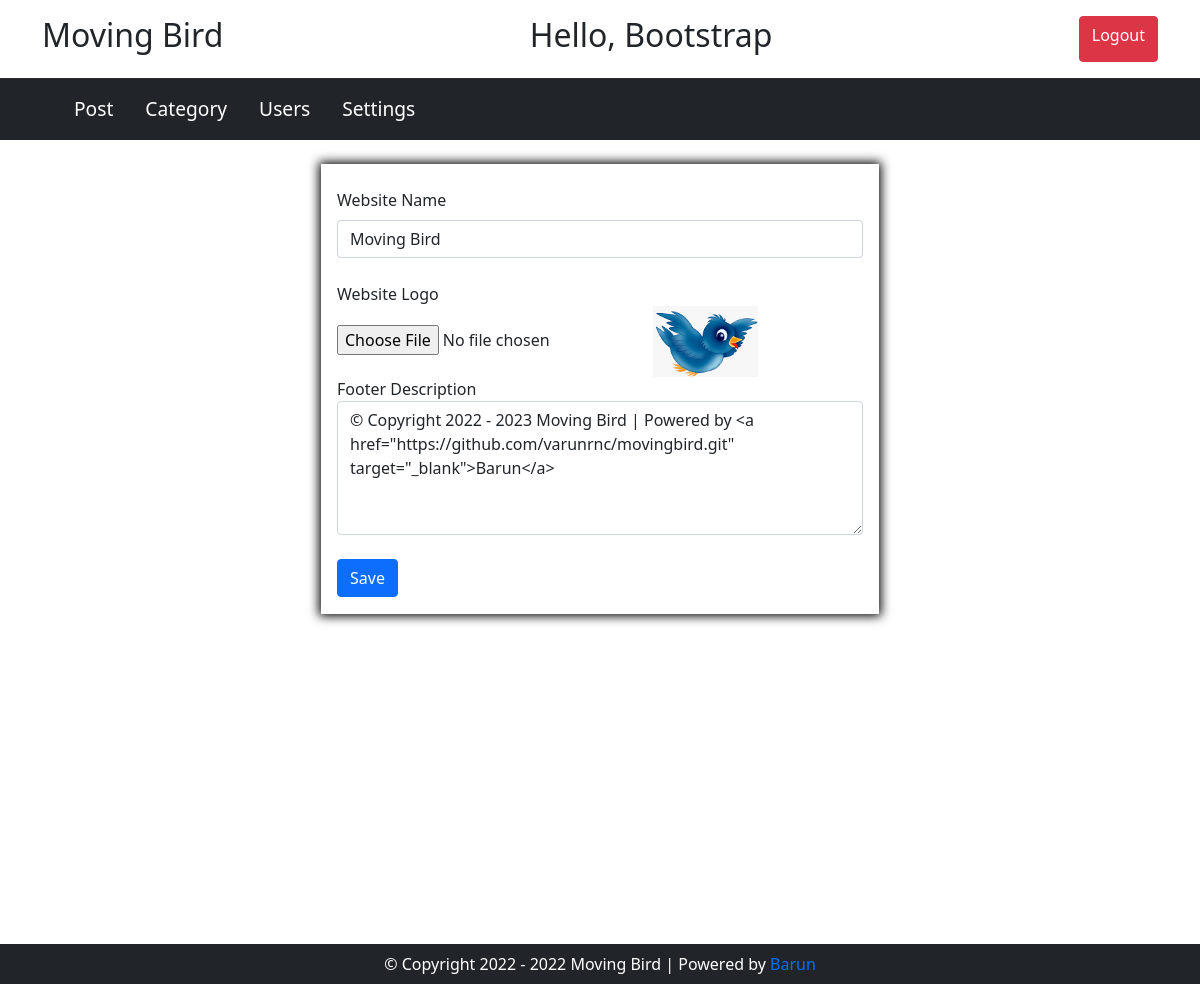
The app's page /admin/settings.php (signed in) with its own data.
### tables this page shows
CREATE TABLE `settings` (
  `id` int(11) NOT NULL,
  `website_name` varchar(100) NOT NULL,
  `logo` varchar(100) NOT NULL,
  `footerdesc` varchar(255) NOT NULL
);

### admin/settings.php (the view, shortened to what this page needs)
<?php
include( 'header.php' );
include('config.php');
?>
<section class="setting-section">
	<div class="container d-flex justify-content-center py-4">
		<div class="setting-box col-md-6 p-3">
			<?php
			$sql = "SELECT * FROM settings";
			$result = $conn->query($sql) or die("Query Failed " . $conn->error);
			if($result->num_rows > 0) {
				while($row = $result->fetch_assoc()) {
			?>
			<form action="<?php echo $_SERVER['PHP_SELF']; ?>" method="POST" enctype="multipart/form-data">
				<div class="form-group">
					<label for="website_name" class="my-2">Website Name</label>
					<input type="text" name="website_name" id="website_name" value="<?php echo $row['website_name']; ?>" class="form-control" autocomplete="off" required>
				</div><br>
				<div class="form-group">
					<label for="logo">Website Logo</label><br>
					<input type="file" name="logo" id="logo">
					<img src="images/<?php echo $row['logo']; ?>" alt="logo" class="img-fluid" style="width: 20%;">
				</div>
				<div class="form-group">
					<label for="footer_desc">Footer Description</label>
					<textarea name="footer_desc" id="footer_desc" rows="5" class="form-control" required><?php echo $row['footerdesc']; ?></textarea>
				</div><br>
				<input type="submit" value="Save" name="submit" class="btn btn-primary">
			</form>
			<?php
				}
			}
			?>
		</div>
	</div>
</section>
<?php
include( 'footer.php' );
?>

### css/style.css (style rules this page uses)
:root { --primary-color: #d13939; --secondary-color: #2d2d2d; --main-bg-color: #ffe8e8; }
*, *::before, *::after { margin: 0; padding: 0; box-sizing: border-box; }
img { width: 100%; }
.post-section, .setting-section { height: 100vh; }
.setting-section .setting-box { height: 450px; box-shadow: 0 0 10px 2px #000; }

### records on screen
settings: website_name "Moving Bird", logo (picture), footer_desc "© Copyright 2022 - 2023 Moving Bird | Powered by <a href=\"https://github.com/varunrnc/movingbird.git\" target=\"_blank\">Barun</a>"

### other values on screen
$_SESSION['first_name'] "Bootstrap"
